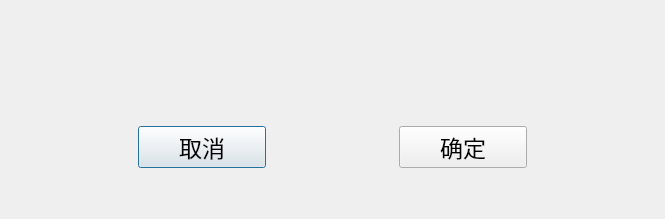
<?xml version="1.0" encoding="UTF-8"?>
<ui version="4.0">
 <class>ConfirmAlert</class>
 <widget class="QDialog" name="ConfirmAlert">
  <property name="geometry">
   <rect>
    <x>0</x>
    <y>0</y>
    <width>665</width>
    <height>219</height>
   </rect>
  </property>
  <property name="sizePolicy">
   <sizepolicy hsizetype="Fixed" vsizetype="Fixed">
    <horstretch>0</horstretch>
    <verstretch>0</verstretch>
   </sizepolicy>
  </property>
  <property name="windowTitle">
   <string>确认</string>
  </property>
  <layout class="QVBoxLayout" name="verticalLayout_2">
   <item>
    <layout class="QVBoxLayout" name="verticalLayout">
     <item>
      <spacer name="verticalSpacer_2">
       <property name="orientation">
        <enum>Qt::Vertical</enum>
       </property>
       <property name="sizeHint" stdset="0">
        <size>
         <width>20</width>
         <height>30</height>
        </size>
       </property>
      </spacer>
     </item>
     <item>
      <widget class="QLabel" name="label">
       <property name="sizePolicy">
        <sizepolicy hsizetype="Preferred" vsizetype="Expanding">
         <horstretch>0</horstretch>
         <verstretch>0</verstretch>
        </sizepolicy>
       </property>
       <property name="font">
        <font>
         <family>楷体</family>
         <pointsize>21</pointsize>
        </font>
       </property>
       <property name="text">
        <string/>
       </property>
       <property name="alignment">
        <set>Qt::AlignCenter</set>
       </property>
      </widget>
     </item>
     <item>
      <spacer name="verticalSpacer_3">
       <property name="orientation">
        <enum>Qt::Vertical</enum>
       </property>
       <property name="sizeHint" stdset="0">
        <size>
         <width>20</width>
         <height>30</height>
        </size>
       </property>
      </spacer>
     </item>
     <item>
      <layout class="QHBoxLayout" name="horizontalLayout">
       <item>
        <spacer name="horizontalSpacer">
         <property name="orientation">
          <enum>Qt::Horizontal</enum>
         </property>
         <property name="sizeHint" stdset="0">
          <size>
           <width>40</width>
           <height>20</height>
          </size>
         </property>
        </spacer>
       </item>
       <item>
        <widget class="QPushButton" name="pushButtonCancel">
         <property name="sizePolicy">
          <sizepolicy hsizetype="Expanding" vsizetype="Expanding">
           <horstretch>0</horstretch>
           <verstretch>0</verstretch>
          </sizepolicy>
         </property>
         <property name="font">
          <font>
           <family>楷体</family>
           <pointsize>17</pointsize>
          </font>
         </property>
         <property name="text">
          <string>取消</string>
         </property>
        </widget>
       </item>
       <item>
        <spacer name="horizontalSpacer_3">
         <property name="orientation">
          <enum>Qt::Horizontal</enum>
         </property>
         <property name="sizeHint" stdset="0">
          <size>
           <width>40</width>
           <height>20</height>
          </size>
         </property>
        </spacer>
       </item>
       <item>
        <widget class="QPushButton" name="pushButtonOK">
         <property name="sizePolicy">
          <sizepolicy hsizetype="Expanding" vsizetype="Expanding">
           <horstretch>0</horstretch>
           <verstretch>0</verstretch>
          </sizepolicy>
         </property>
         <property name="font">
          <font>
           <family>楷体</family>
           <pointsize>17</pointsize>
          </font>
         </property>
         <property name="text">
          <string>确定</string>
         </property>
        </widget>
       </item>
       <item>
        <spacer name="horizontalSpacer_2">
         <property name="orientation">
          <enum>Qt::Horizontal</enum>
         </property>
         <property name="sizeHint" stdset="0">
          <size>
           <width>40</width>
           <height>20</height>
          </size>
         </property>
        </spacer>
       </item>
      </layout>
     </item>
     <item>
      <spacer name="verticalSpacer">
       <property name="orientation">
        <enum>Qt::Vertical</enum>
       </property>
       <property name="sizeHint" stdset="0">
        <size>
         <width>20</width>
         <height>40</height>
        </size>
       </property>
      </spacer>
     </item>
    </layout>
   </item>
  </layout>
 </widget>
 <resources/>
 <connections/>
</ui>
